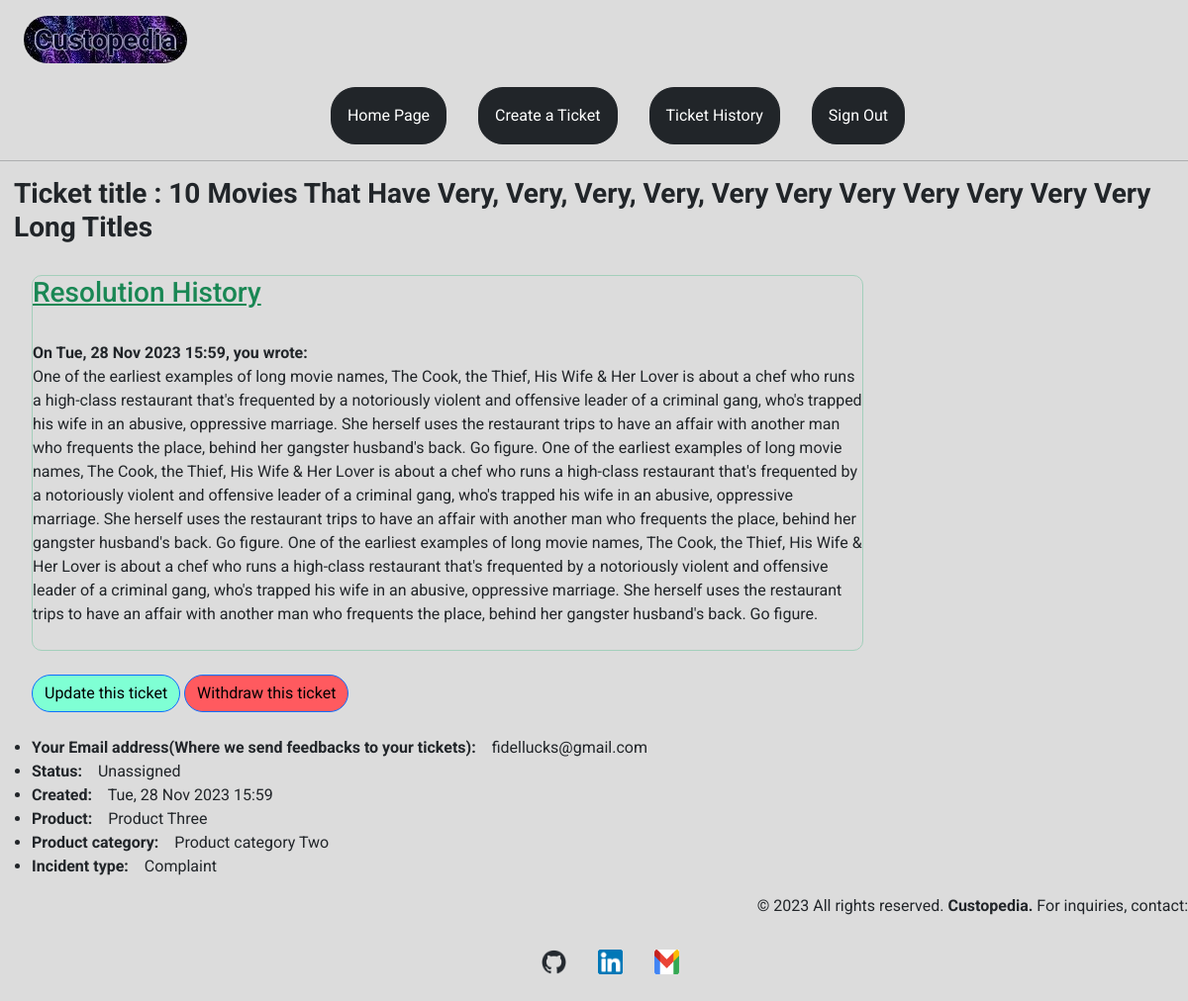
The page /ticket_history/5 (signed in) on the database as committed earlier.
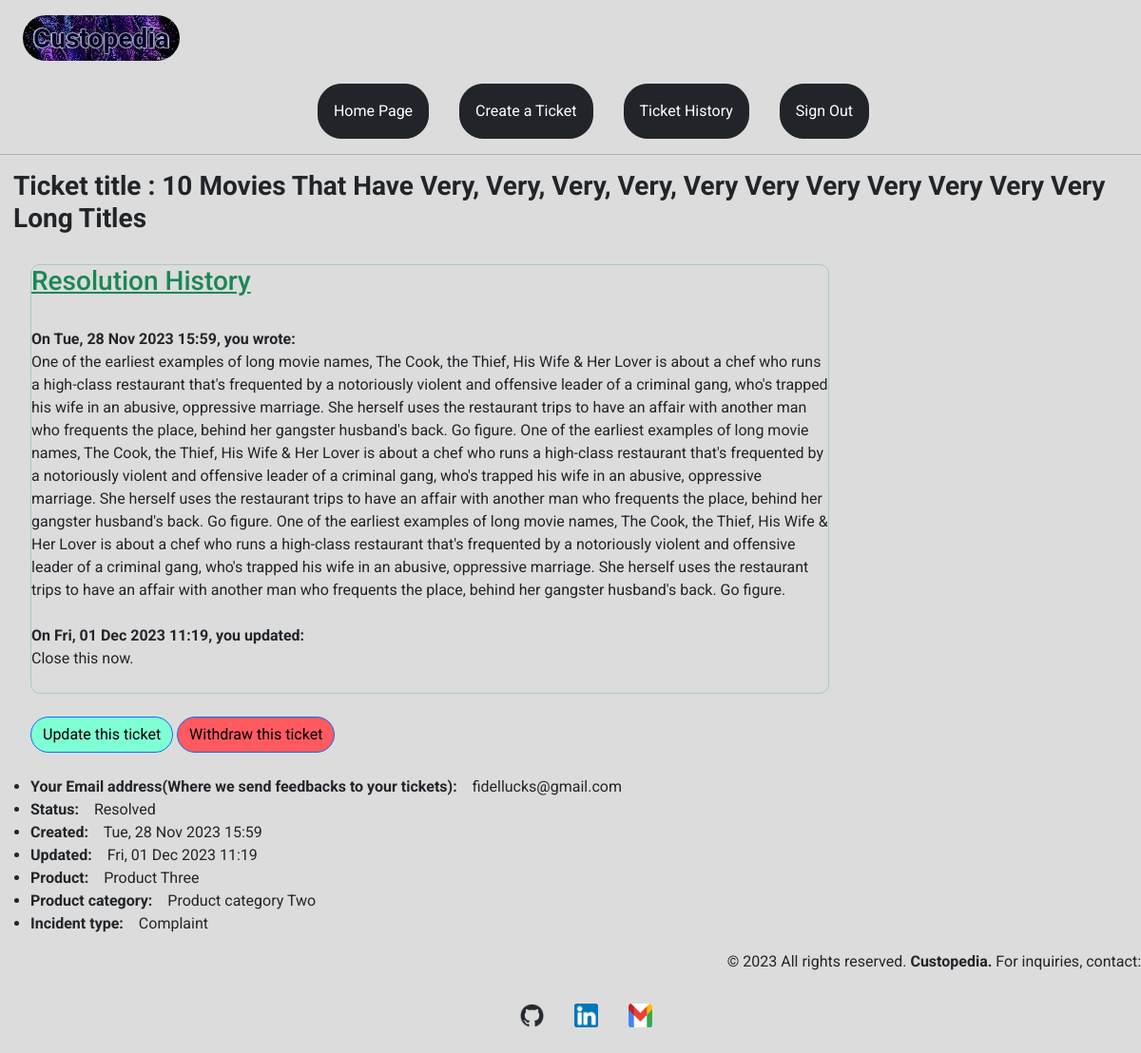
The same page on the database as committed later.
### app/models/tickets.py (models this page shows, shortened)
class Ticket(db.Model):
    id = db.Column(db.Integer, primary_key=True)
    title = db.Column(db.String(45), index=True, nullable=False)
    incident_type = db.Column(db.String(45), index=True, nullable=False)
    product = db.Column(db.String(45), index=True, nullable=False)
    product_category = db.Column(db.String(45), index=True, nullable=False)
    description = db.Column(db.Text, index=True, nullable=False)
    user_id = db.Column(db.Integer, db.ForeignKey("user.id"), nullable=False)
    file_attachments = db.Column(db.String(45))
    created_at = db.Column(db.DateTime(timezone=True),
                           default=datetime.now)
    status = db.Column(db.String(30), index=True, default="Unassigned",
                             nullable=False)
    updated_ticket = db.relationship("UpdatedTicket", backref="original", lazy=True)

### app/models/updated_tickets.py (models this page shows, shortened)
class UpdatedTicket(db.Model):
    id = db.Column(db.Integer, primary_key=True)
    original_ticket_id = db.Column(db.Integer, db.ForeignKey("ticket.id"), nullable=False)
    description = db.Column(db.Text, index=True, nullable=False)
    file_attachments = db.Column(db.String(45))
    updated_at = db.Column(db.DateTime(timezone=True),
                           default=datetime.now)
    original_ticket = db.relationship("Ticket", backref="updated", lazy=True)

### app/tickets/routes.py (the view)
@tickets.route("/ticket_history/<int:ticket_id>", strict_slashes=False)
@login_required
def view_ticket(ticket_id):
    ticket = Ticket.query.get_or_404(ticket_id)
    try:
        updated_ticket = UpdatedTicket.query.get(ticket_id)
        return render_template("ticket.html", title=ticket.title,
                               ticket=ticket, updated_ticket=updated_ticket)
    except (NameError, UndefinedError):
        pass
    return render_template("ticket.html", title=ticket.title, ticket=ticket)

### app/models/users.py (called while the page is built)
    @login_manager.user_loader
    def load_user(id):
        return User.query.get(int(id))

### app/templates/ticket.html (shortened to what this page needs)
{% extends 'base.html' %} {% block content %}
<div>
  <h3 style="margin-left: 0.5em;"><strong>Ticket title : {{ ticket.title }}</strong></h3>
</div><br>
<div class="border border-success-subtle" style="border-radius: 10px; width: 70vw; margin-left: 2em;">
  <h3 style="text-decoration: underline;" class="text-success">Resolution History</h3><br>
  {% if updated_ticket %}
  <div>
    <b>On {{ ticket.created_at.strftime("%a, %d %b %Y %H:%M") }}, you
      wrote:</b></div>
  <div>{{ ticket.description }}</div><br />
  {% for ut in ticket.updated %}
  <div>
    <b>On {{ ut.updated_at.strftime("%a, %d %b %Y %H:%M") }}, you
      updated:</b>
  </div>
  <div>
    {{ ut.description }}</div><br>
  {% endfor %}
  {% else %}
  <div>
    <b>On {{ ticket.created_at.strftime("%a, %d %b %Y %H:%M") }}, you
      wrote:</b>
  </div>
  <div>{{ ticket.description }}</div><br>
  {% endif %}
</div><br>
  <a class="btn btn-primary" href="{{ url_for('tickets.update_ticket', ticket_id=ticket.id) }}" style="background-color:aquamarine; border-radius: 20px; color:black; margin-left: 2em;">Update this ticket</a>
  <a class="btn btn-primary" href="{{ url_for('tickets.resolve_ticket', ticket_id=ticket.id) }}" style="background-color:#FF5A5F; border-radius: 20px; color:black">Withdraw this ticket</a>
  <div><br>
    <ul>
      <li>
        <b>Your Email address(Where we send feedbacks to your tickets):</b>&emsp;{{ ticket.owner.email }}
      </li>
      <li><b>Status:</b>&emsp;{{ ticket.status }}</li>
      {% if ticket.updated %}
      <li>
        <b>Created:</b>&emsp;{{ ticket.created_at.strftime("%a, %d %b %Y %H:%M") }}
      </li>
      <li>
        <b>Updated:</b>&emsp;{{ ticket.updated[-1].updated_at.strftime("%a, %d %b %Y %H:%M") }}
      </li>
      {% else %}
      <li>
        <b>Created:</b>&emsp;{{ ticket.created_at.strftime("%a, %d %b %Y %H:%M") }}
      </li>
      {% endif %}
      <li><b>Product:</b>&emsp;{{ ticket.product }}</li>
      <li><b>Product category:</b>&emsp;{{ ticket.product_category }}</li>
      <li><b>Incident type:</b>&emsp;{{ ticket.incident_type }}</li>
    </ul>
  </div>
{% endblock %}

Rows that differ between the two databases and show on the page:
changed Ticket "Product Three": status "Unassigned" → "Resolved"
added UpdatedTicket: updated_at "Fri, 01 Dec 2023 11:19", description "Close this now."
Other text that changed with them:
text now shown: "Updated:"
